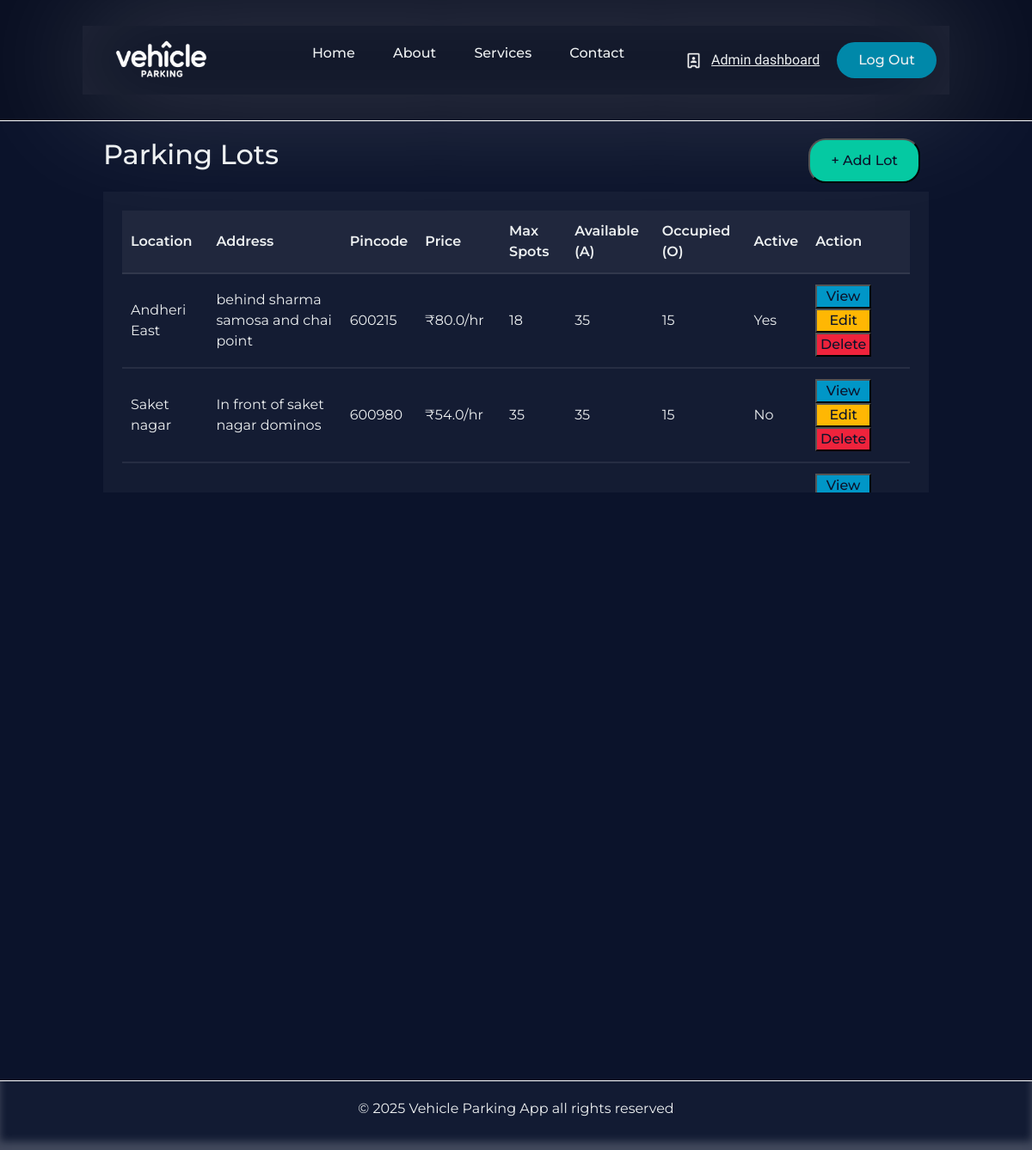
/admin, run on an earlier commit of the app's database.
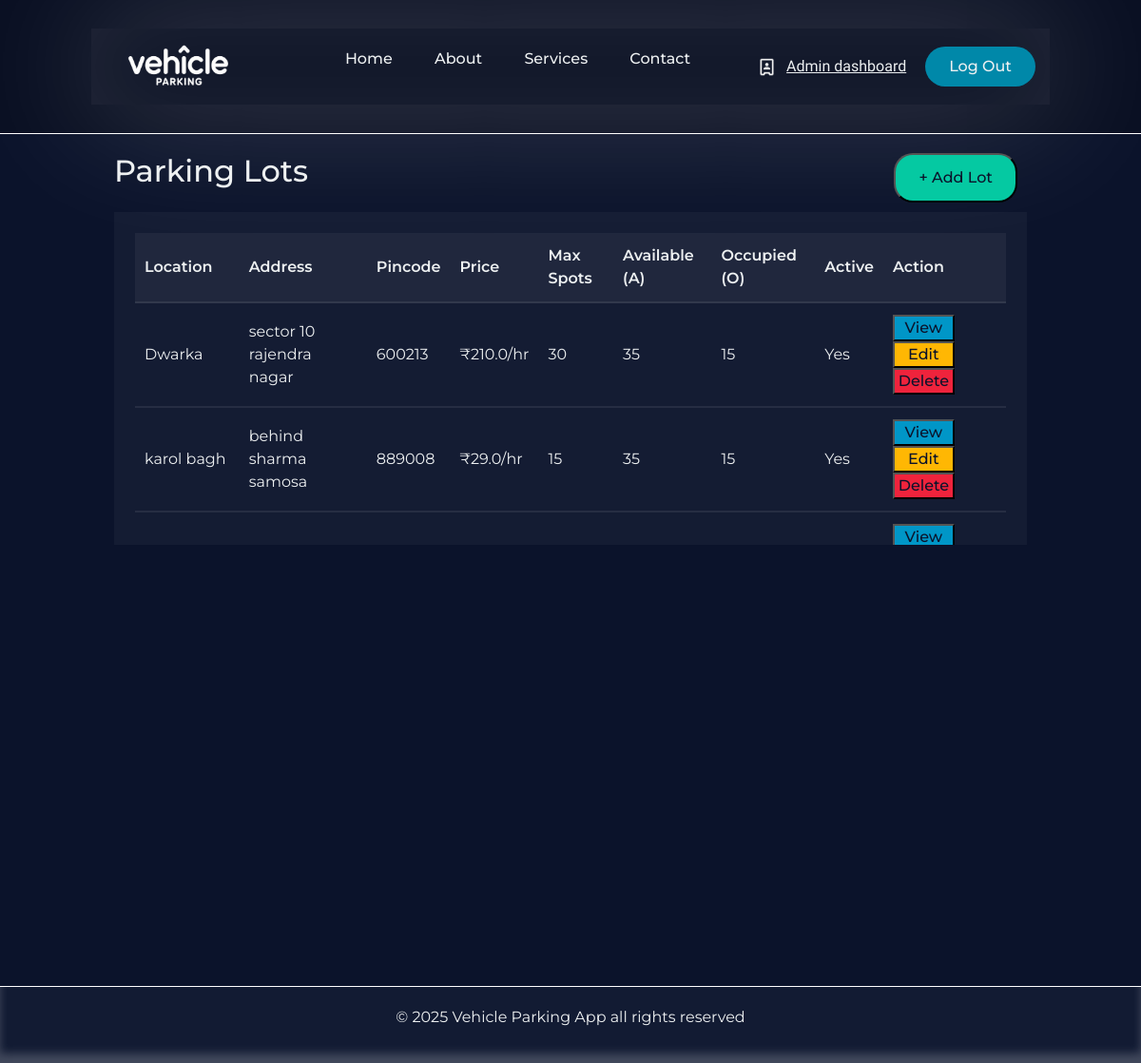
And on a later commit of the database.
### Application/models.py (models this page shows)
class Parkinglot(db.Model):
    __tablename__='parking_lot'
    id=db.Column(db.Integer,primary_key=True)
    prime_location_name=db.Column(db.String(80),nullable=False)
    price=db.Column(db.Float,nullable=False)
    address=db.Column(db.String(250),nullable=False)
    pincode=db.Column(db.String(6),nullable=False)
    maximum_spots=db.Column(db.Integer,nullable=False)
    is_active=db.Column(db.Boolean,default=True,nullable=False)
    spots=db.relationship('Parkingspots',backref='lot',lazy=True)

### Application/controllers.py (the view)
@app.route('/admin')
def admin_dash():
    admin_details=User.query.filter_by(role='admin').first()
    parking_lot_details=Parkinglot.query.all()
    return render_template('admin_dashboard.html',admin_details=admin_details,parking_lot_details=parking_lot_details)

### templates/admin_dashboard.html (shortened to what this page needs)
{% extends 'admin_base.html' %}
{% block content %}
    <div class="parkinglot-table-heading-container">
                    <h2>Parking Lots</h2>
                    <a href="{{url_for('add_new_lot')}}"><button class="parkinglot-table-heading-Addlot-button">+ Add Lot</button></a>
                </div>
                <div class="parkinglot-table-container">
                  <table class="parkinglot-table">
                        <thead>
                          <tr>
                              <th>Location</th>
                              <th>Address</th>
                              <th>Pincode</th>
                              <th>Price</th>
                              <th>Max Spots</th>
                              <th>Available (A)</th>
                              <th>Occupied (O)</th>
                              <th>Active</th>
                              <th>Action</th>
                          </tr>
                        </thead>
                        <tbody>
                         {% for lot in parking_lot_details %}
                        <tr>
                            <td>{{lot.prime_location_name}}</td>
                            <td>{{lot.address}}</td>
                            <td>{{lot.pincode}}</td>
                            <td>₹{{lot.price}}/hr</td>
                            <td>{{lot.maximum_spots}}</td>
                            <td>35</td>
                            <td>15</td>
                            <td>{{'Yes' if lot.is_active else 'No'}}</td>
                            <td class="parking-lot-table-buttons">
                                <a href=""><button class="view-button">View</button></a>
                                 <a href="/edit-parking-lot/{{lot.id}}"><button class="edit-button">Edit</button></a>
                                 <a href=""></a><button class="delete-button">Delete</button></a>
                            </td>
                        </tr>
                        {% endfor %}
                    </tbody>
                  </table>
                </div>
{% endblock %}

### templates/admin_base.html (shortened to what this page needs)
<!DOCTYPE html>
<html lang="en">
  <head>
    <link
      href="https://cdn.jsdelivr.net/npm/bootstrap@5.3.3/dist/css/bootstrap.min.css"
      rel="stylesheet"
    />
    <link rel="stylesheet" href="/static/style.css" />
  </head>
  <body>
    <div class="main_page">
      <header class="header_section">
        <div class="header_canvas">
          <img
            class="logo"
            src="/static/Vehicle parking app logo.png"
            alt="logo"
            height="50px"
            width="150px"
          />
          <nav>
            <ul class="nav__links">
              <li><a href="/">Home</a></li>
              <li><a href="#">About</a></li>
              <li><a href="#">Services</a></li>
              <li><a href="#">Contact</a></li>
            </ul>
          </nav>
          <div class="nav_side_buttons">
            <img id="user_icon" src="/static/admin_icon.png" alt="" />
            <a href="{{url_for('admin_dash')}}"><span id="header_signature">Admin dashboard </span></a>
            <a class="header_register_button" href="#"
              ><button>Log Out</button></a
            >
          </div>
        </div>
      </header>
      <main class="main_section">{% block content %} {% endblock %}</main>
      <footer class="footer_section">
        <p>&copy; 2025 Vehicle Parking App all rights reserved</p>
      </footer>
    </div>
  </body>
</html>

### static/style.css (style rules this page uses)
* { box-sizing: border-box; margin: 0; padding: 0; font-family: "Montserrat",sans-serif; }
html,body { height: 100%; background-color: #0b132b; color: #edf0f1; }
.main_page { display: flex; flex-direction: column; min-height: 100vh; }
.header_section { padding: 30px 8%; border-bottom: 1px solid white; background-color: #090f22; }
.header_canvas { padding: 15px; display: flex; justify-content: space-between; align-items: center; box-shadow: inset 0 0 100px rgba(255, 255, 255, 0.11), 0 0 150px rgba(255, 255, 255, 0.25); }
li,a,button { font-weight: 500; font-size: 16px; color: inherit; text-decoration: none; }
.logo { cursor: pointer; }
.nav__links { list-style: none; }
.nav__links li { display: inline-block; padding: 0px 20px; }
.nav__links li a { transition: all 0.3s ease 0s; }
.nav_side_buttons { display: flex; align-items: center; gap: 10px; }
.nav_side_buttons button { padding: 9px 25px; background-color: rgba(0, 136, 169, 1); border: none; border-radius: 50px; cursor: pointer; transition: all 0.3s ease 0s; }
#user_icon { height: 21px; }
#header_signature { margin-right: 10px; font-family: "Delius Swash Caps"; text-decoration: underline; font-size:medium; }
.main_section { flex: 1; padding: 20px 10%; }
.footer_section { background-color: #121b33; padding: 20px 10%; text-align: center; color: #edf0f1; border-top: 1px solid white; box-shadow: inset 0 -10px 10px rgba(255, 255, 255, 0.2); }
.parkinglot-table-heading-container { margin-bottom: 10px; display: flex; justify-content: space-between; }
.parkinglot-table-heading-Addlot-button { color: #0b132b; padding: 12px 24px; border-radius: 20px; margin-right: 10px; background-color: #05c9a2; cursor: pointer; transition: all 0.3s ease 0s; }
.parkinglot-table-container { padding: 22px; background-color: rgba(255, 255, 255, 0.040); border: #f7f7f7; overflow-y: auto; max-height: 350px; }
.parkinglot-table { width: 100%; border-radius: 30px; border-collapse: separate; border-spacing: 0px; }
.parkinglot-table th, .parkinglot-table td { padding: 12px 10px; border-bottom: 2px solid rgba(255, 255, 255, 0.080);; }
.parkinglot-table th { text-align: left; background-color: rgba(255, 255, 255, 0.05); font-weight: 600; }
.parkinglot-table td { text-align: left; }
.parking-lot-table-buttons button { color: #0b132b; width: 65px; cursor: pointer; transition: all 0.3s ease 0s; }
.parking-lot-table-buttons .view-button { background-color: #0096c7; }
.parking-lot-table-buttons .edit-button { background-color: #ffb703; }
.parking-lot-table-buttons .delete-button { background-color: #ef233c; }

What changed in the data, as far as the page shows it:
changed Parkinglot: prime_location_name "Andheri East" → "Dwarka"; address "behind sharma samosa and chai point" → "sector 10 rajendra nagar"; pincode "600215" → "600213"; price "80.0" → "210.0"; maximum_spots "18" → "30"
changed Parkinglot: prime_location_name "Saket nagar" → "karol bagh"; address "In front of saket nagar dominos" → "behind sharma samosa"; pincode "600980" → "889008"; price "54.0" → "29.0"; maximum_spots "35" → "15"; is_active "No" → "Yes"
